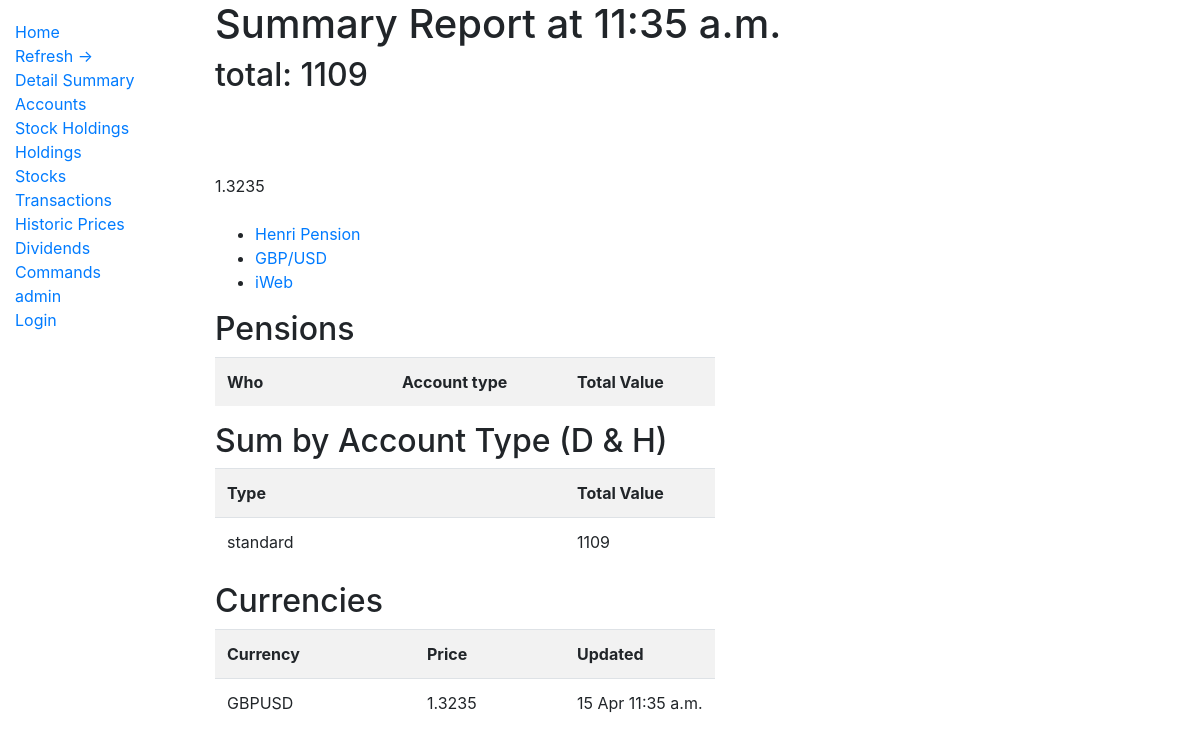
Page /summaryold on the committed database.
### portfolio/models.py (models this page shows, shortened)
class Stock(models.Model):
    name = models.CharField(max_length=50)
    code = models.CharField(max_length=20)
    yahoo_code = models.CharField(max_length=20, null=True)
    nickname = models.CharField(max_length=40)
    CURRENCY_TYPE = (
        ('gbp', 'GBP'),
        ('gbx', 'GBX'),
        ('usd', 'USD'),
    )
    currency = models.CharField(max_length=6, choices=CURRENCY_TYPE, default='equity')
    STOCK_TYPE = (
        ('fund', 'FUND'),
        ('equity', 'EQUITY'),
        ('etfs', 'ETFS'),
        ('curr','CURR'),
    )
    stock_type = models.CharField(max_length=6, choices=STOCK_TYPE, default='equity')
    STOCK_REGION = (
        ('world', 'WORLD'),
        ('us', 'US'),
        ('uk', 'UK'),
        ('europe', 'EUROPE'),
    )
    stock_region = models.CharField(max_length=6, choices=STOCK_REGION, default='world')
    SCRAPER_SOURCE = (
        ('ft', 'ft'),
        ('yahoo', 'yahoo'),
    )
    scraper_source = models.CharField(max_length=5, choices=SCRAPER_SOURCE, default='ft')
    active = models.BooleanField(default=True)
    current_price = models.DecimalField(max_digits=7, decimal_places=4)
    price_updated = models.DateTimeField(null=True)
    perf_5y = models.DecimalField(max_digits=7, decimal_places=2, null=True)
    perf_3y = models.DecimalField(max_digits=7, decimal_places=2, null=True)
    perf_1y = models.DecimalField(max_digits=7, decimal_places=2, null=True)
    perf_6m = models.DecimalField(max_digits=7, decimal_places=2, null=True)
    perf_3m = models.DecimalField(max_digits=7, decimal_places=2, null=True)
    perf_1m = models.DecimalField(max_digits=7, decimal_places=2, null=True)
    class Meta:
        ordering = ['name']

class Account(models.Model):
    name = models.CharField(max_length=50)
    ACCOUNT_TYPE = (
        ('ISA', 'ISA'),
        ('pension', 'PENSION'),
        ('standard', 'STANDARD'),
        ('VCT', 'VCT'),
        ('cash','CASH')
    )
    account_type = models.CharField(max_length=8, choices=ACCOUNT_TYPE, default='buy')
    account_value = models.DecimalField(max_digits=9, decimal_places=2, default=0)
    person = models.ForeignKey('Person', on_delete=models.CASCADE, null=True)
    class Meta:
        ordering = ['name']

### portfolio/views.py (the view)
# urls.py: path("summaryold", views.summary_old, name="index_old"),
def summary_old(request):
    a = Account.objects.filter(person__name = "david") | Account.objects.filter(person__name = "henri")
    total = a.aggregate(Sum('account_value'))
    pensions = Account.objects.filter(account_type = "pension")
    accounts_by_type = a.values('account_type').annotate(total_value=Sum('account_value'))
    stock_currencies = Stock.objects.filter(stock_type = "curr")
    return render(request, 'portfolio/custom_report.html', {
    'total': total, 'pensions':pensions, 'accounts_by_type': accounts_by_type, 'stock_currencies': stock_currencies,
    }, )

### portfolio/templates/portfolio/custom_report.html (shortened to what this page needs)
{% extends 'portfolio/base.html' %}
{% load tz %}
{% block content %}
        <h1>Summary Report at {{stock_currencies.0.price_updated|time}}</h1>
        <h2>total: {{ total.account_value__sum |floatformat:0 }}</h2>
        <div id="copytextarea">
            {{accounts_by_type.4.total_value}}<br>
            {{accounts_by_type.3.total_value}}<br>
            {{pensions.1.account_value}}<br>
            {{stock_currencies.0.current_price}}<br>
            {{pensions.2.account_value}}<br>
        </div>
        <ul>
            <li><a href="https://www.avivamymoney.co.uk/" target="_blank"> Henri Pension</a>
            <li><a href="https://finance.yahoo.com/quote/GBPUSD%3DX?p=GBPUSD%3DX" target="_blank">GBP/USD</a>
            <li><a href="https://www.iweb-sharedealing.co.uk/" target="_blank">iWeb</a>
        </ul>
        <h2> Pensions</h2>
        <table style="width: 500px;" class="table table-striped table-condensed">
            <tr>
                <th style="width: 35%">Who</th>
                <th style="width: 35%">Account type</th>
                <th style="width: 30%">Total Value</th>
            </tr>
        </table>
        <h2>Sum by  Account Type (D & H)</h2>
        <table  style="width: 500px;" class="table table-striped table-condensed">
            <tr>
                <th style="width: 70%">Type</th>
                <th style="width: 30%">Total Value</th>
            </tr>
            {% for account_by_type in accounts_by_type %}
            <tr>
                <td>{{ account_by_type.account_type }}</td>
                <td>{{account_by_type.total_value|floatformat:0}}</td>
            </tr>
            {% endfor %}
        </table>
        <h2>Currencies</h2>
        <table  style="width: 500px;" class="table table-striped table-condensed">
            <tr>
                <th style="width: 40%">Currency</th>
                <th style="width: 30%">Price</th>
                <th style="width: 30%">Updated</th>
            </tr>
            {% for stock_currency in stock_currencies %}
            <tr>
                <td>{{stock_currency.nickname }}</td>
                <td>{{stock_currency.current_price}}</td>
                <td>{{stock_currency.price_updated|date:"d M"}} {{stock_currency.price_updated|time}}</td>
            </tr>
            {% endfor %}
        </table>
{% endblock %}

### rows in the picture
Stock: price_updated "11:35 a.m.", current_price "1.3235", nickname "GBPUSD", price_updated "15 Apr"
Account: account_type "standard", total_value "1109"

### other values in the picture
{{ total.account_value__sum |floatformat:0 }} "1109"
